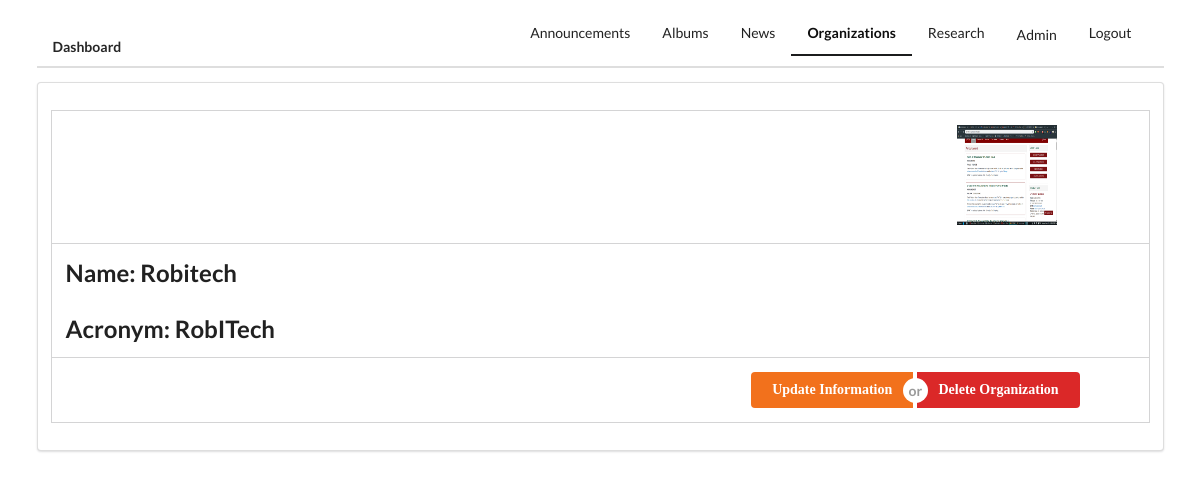
Page /staff/organization/details/1/ (signed in) on the committed database.
### organizations/models.py (models this page shows, shortened)
class Organization(models.Model):
    LEVEL = (
        ("Main", "Main"),
        ("Core Subject", "Core Subject"),
        ("Social Science", "Social Science"),
        ("Music and Arts", "Music and Arts"),
    )
    name = models.CharField(max_length=100)
    category = models.CharField(choices=LEVEL, max_length=50, blank=True, null=True)
    logo = models.ImageField(upload_to="organization/{}/logo".format(name), null=True)
    acronym = models.CharField(max_length=10)
    description = models.TextField(max_length=5000)

### staff/views.py (the view)
# urls.py: path('organization/details/<int:pk>/', views.OrganizationDetailView.as_view(), name="organization_detail"),
class OrganizationDetailView(LoginRequiredMixin, DetailView):
    model = Organization
    context_object_name = "organization"
    pk_url_kwarg = 'pk'

### templates/organizations/organization_detail.html (shortened to what this page needs)
{% extends 'staff/base_staff.html' %}
{% load staticfiles %}
{% block organization %}
  active
{%endblock%}
{% block main_content %}
  <div class="ui segment">
    <div class="ui container">
      <div class="ui celled grid">
        <div class="row">
          <div class="right floated three wide column">
              <img src="{{ organization.logo.url }}" alt="logo" width="100px" height="100px">
          </div>
        </div>
        <div class="row">
          <div class="column">
            <h2>Name: {{ organization.name }}</h2>
            <h2>Acronym: {{ organization.acronym }}</h2>
          </div>
        </div>
        <div class="row">
          <div class="ui six wide right floated column">
            <div class="ui buttons">
              <a href="{% url 'staff:update_organization' pk=organization.pk %}" class="ui orange button">Update Information</a>
              <div class="or"></div>
              <a href="{% url 'staff:delete_organization' pk=organization.pk %}" class="ui red button">Delete Organization</a>
            </div>
          </div>
        </div>
      </div>
    </div>
  </div>
{% endblock %}

### static/css/index.css (style rules this page uses)
.ui.button { font-family: Code Bold; font-weight: bold; }

### rows in the picture
Organization: logo (picture), name "Robitech", acronym "RobITech"
